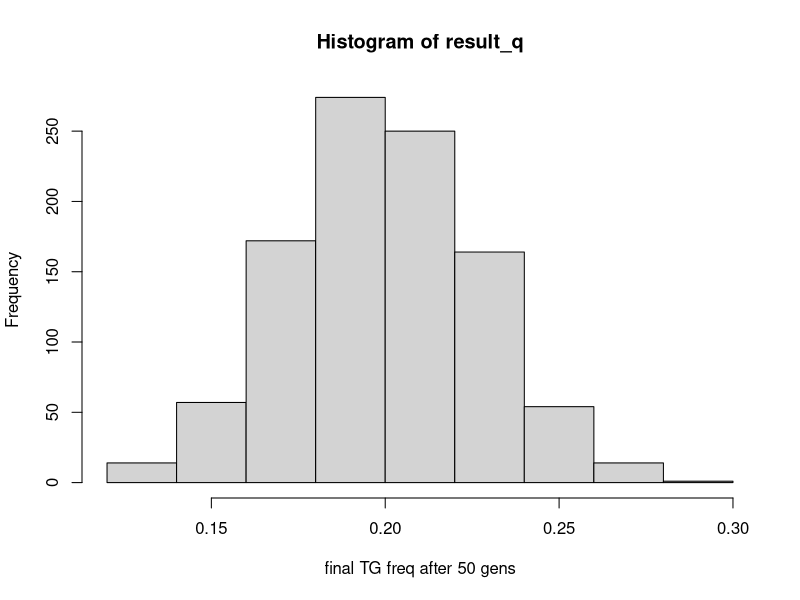
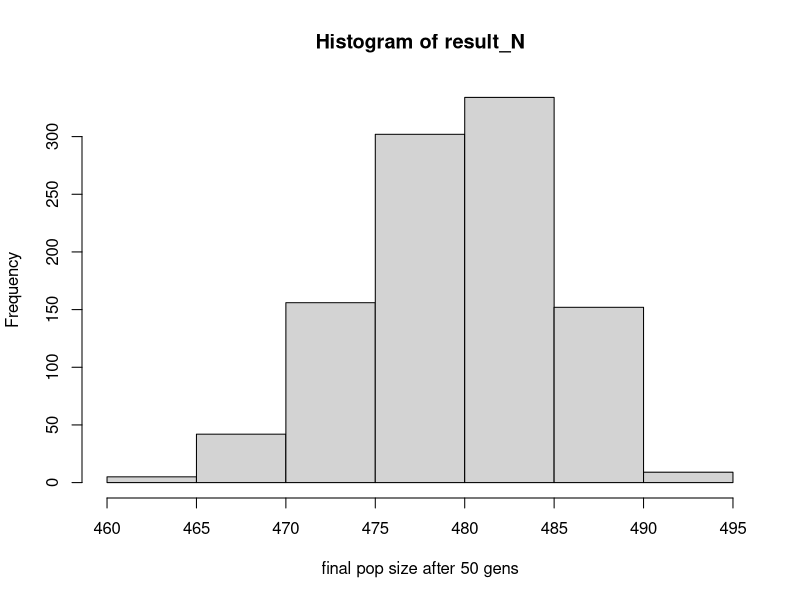

The R script that drew these images, in order: (Note: this script raises an error after producing the figures.)
## Evolutionary modelling 3 - Gene Drive ----

rm(list=ls())
# setwd("Documents/CMEECourseWork/evo_modelling/code")

require(doParallel)  # for parallelised Monte Carlo simulations


## Gene drive simulator ----

# Wild type = WT = 1
# Transgene = TG = 0

sim_gene_drive <- function(q0=0.05, d=0.6, t=10, N0=500, R0=2, M=500) {
    # q0 = init TG freq, d=transmission rate TG allele, N0=init pop size,
    # M and R0 = params for Beverton-Holt model
    
    # check initial params
    if (q0<=0 || q0>0.5) {
        stop("Please make sure that 0<q0<0.5!")
    }
    if (d<=0.5 || d>=1) {
        stop("please make sure that 0.5<d<1!")
    }
    
    # INNER FUNCTIONS
    # Beverton-Holt model
    bh <- function(N, R0, M) { 
        return(ceiling(R0*N / (1+N/M)))
    }
    # calculates genotype counts (00, 01, 11)
    count_genotype <- function(x) {
        temp <- apply(x, 2, sum)
        return(c(sum(temp==0), sum(temp==1), sum(temp==2)))
    }
    
    # Initialisation
    population <- list()
    length(population) <- t + 1
    names(population) < rep(NA, t+1)
    for (i in 1:length(population)) {
        names(population[i] <- paste(c("Generation", i-1), collapse=""))
    }
    
    # keep track of pop size and freq of TG over time as vectors
    population.size <- rep(NA, t+1)
    TG.freq <- rep(NA, t+1)
    
    # initial pop size and TG freq
    population.size[1] <- N0
    TG.freq[1] <- q0
    
    # release q0 transgenic mosquitos which carry 01 heterozygote
    # so at gen 0 there are (N0-k) WT mosquitos w 00 homozygotes
    k <- ceiling(2*N0*q0)
    population[[1]] <- cbind(matrix(c(0, 0), nr=2, nc=N0-k), 
                             matrix(c(0, 1), nr=2, nc=k))
    
    # calculate genotype counts 
    genotype <- count_genotype(population[[1]])


    # Propagation
    for (i in 1:t) {
        
        # calculate new pop size (only genotype[1] and genotype[2] sill survive to adulthood)
        population.size[i+1] <- bh(N=(genotype[1]+genotype[2]), R0, M)
        
        # early exit condition 1 - if pop size drops to 1
        if (population.size[i+1] <= 1) {
            print(paste(c("The population crashed after generation ", i-1), collapse=""))
            return(list(population=population[1:i], population.size=population.size[1:i],
                        TG.freq=TG.freq[1:i]))
        }
        
        # early exit condition 2 - if no more TG allele
        if (genotype[2] + genotype[3] == 0) {
            print(paste(c("The TG allele went extinct at generation ", i-1), collapse=""))
            return(list(population=population[1:i], population.size=population.size[1:i],
                        TG.freq=TG.freq[1:i]))
        }
        
        # calculate TG gametic freq
        TG.gametic.freq <- d * genotype[2] / (genotype[1] + genotype[2])
        
        # sample next gen
        population[[i+1]] <- matrix(sample(0:1, size=2*population.size[i+1],
                                           prob=c(1-TG.gametic.freq, TG.gametic.freq),
                                           replace=TRUE), nr=2)
        
        # calculate new genotype counts and TG freq
        genotype <- count_genotype(population[[i+1]])
        TG.freq[i+1] <- (0.5*genotype[2] + genotype[3]) / population.size[i+1]
        
    }
    
    return(list(population=population, population.size=population.size, TG.freq=TG.freq))
}


## Problem 1 ----

# given N0=500, M=500, R0=2
# our first construct has transmission rate d=0.6
# releasing freq q0=5%

# what is expected TG freq after t=50 gens?
# can you detect any pop decline?

# sim_gene_drive(N0=500, M=500, R0=2, d=0.6, q0=0.05, t=50)

# Monte Carlo:
result_q <- rep(NA, 1000)  # final TG freq
result_N <- rep(NA, 1000)  # final pop size

for (i in 1:1000) {
    temp <- sim_gene_drive(N0=500, M=500, R0=2, d=0.6, q0=0.05, t=50)
    result_q[i] <- temp$TG.freq[51]
    result_N[i] <- temp$population.size[51]
}

mean(result_q)
sd(result_q)
mean(result_N)
sd(result_N)

hist(result_q, xlab="final TG freq after 50 gens")
hist(result_N, xlab="final pop size after 50 gens")

?makeCluster
## Same problem but using doParallel package:
cl <- makeCluster(40)
registerDoParallel(cl)
result <- foreach(i=1:5000, .combine="rbind") %dopar% {
    temp <- sim_gene_drive(N0=500, M=500, R0=2, d=0.6, q0=0.05, t=50)
    return(c(temp$TG.freq[51], temp$population.size[51]))
}
stopCluster(cl)
result_q <- result[,1]
result_N <- result[,2]

mean(result_q)
sd(result_q)
mean(result_N)
sd(result_N)

hist(result_q, xlab="final TG freq after 50 gens")
hist(result_N, xlab="final pop size after 50 gens")

# good that TG freq is higher than releasing freq (q0) -> TG spreading!
# but little impact on pop size - mean of 480 at end compared to start/carrying capacity 500


## Problem 2 - Releasing strategy ----

# given same pop as above
# if releasing freq of transgene too low - may not survive/spread
# even though TG can spread super-Mendelian (drive) - still subject to drift
# releasing freq must be high enough to overcome first few gens of drift

# want to find min releasing freq to ensure TG can survive at least t=20 gens
# w 98%+ confidence

# hint: survival probability approximated by proportion of runs w non-0
# freq at end - repeat for range of q0: 0.4% <= q0 <= 2%

# Test multiple values of initial releasing strategy (q0 - freq of 
# mosquitos released) from 0.4% to 2%:
initial_freq <- seq(0.004, 0.02, 0.004)
cl <- makeCluster(8)
registerDoParallel(cl)
result <- rep(NA, length(initial_freq))
for (i in 1:length(initial_freq)) {
    temp_result <- foreach(j=1:5000, .combine="c") %dopar% {
        temp <- sim_gene_drive(q0=initial_freq[i], d=0.6, t=20, N0=500, M=500, R0=2)
        # final TG freq
        return(temp$TG.freq[length(temp$TG.freq)])
    }
    # see how many runs out of the 5000 have non-zero final TG freq = survival prob
    result[i] <- sum(temp_result>0)
}
stopCluster(cl)
plot(initial_freq, result/5000, type="l", 
     xlab="Initial TG freq", ylab="Survival prob after 20 gens")
abline(h=0.98, col="red", lty=2)  # 98%

# so if only releasing 0.5% mosquitos (5 TG mosquitos in pop of 500) w TG then
# unlikely for TG to persist
# for 98% threshold - need release rate of at least ~1.2 ish%


## Problem 3 - Construct design ----

# given same pop profile
# choose reasonable releasing freq (based on problem 2)

# lab is developing new (and potentially stronger) TG construct

# model effect of d on pop suppression

# what is min transmission rate d required if aiming to 
# reduce mosquito pop by 40% in t=30 gens?

transmission_rate <- seq(0.6, 0.85, 0.05)
cl <- makeCluster(8)
registerDoParallel(cl)

result <- foreach(i=1:length(transmission_rate), .combine="c") %dopar% {
    temp_result <- rep(NA, 5000)
    for (j in 1:length(temp_result)) {
        temp <- sim_gene_drive(q0=0.03, d=transmission_rate[i], 
                               t=20, N0=500, M=500, R0=2)
        temp_result[j] <- temp$population.size[length(temp$population.size)]
    }
    return(mean(temp_result))
}
stopCluster(cl)

plot(transmission_rate, result, type="l", ylab="final pop size after 30 gens")
abline(h=300, col="red", lty=2)

# gene-drive w higher d will suppress pop in more severe way
# if aim to reduce pop by 40% (want final pop size of 300) -> need 
# transmission rate (d) ~ 0.76 (76%)


## Problem 4 - Targeting different pop profiles ----

# a new TG w d=0.75 going to be released in 2 distinct pops of same size N0=500
# pop A has R0 = 2, M = 500
# pop B has R0 = 6, M = 100

# note: both pops have same carrying capacity (R0-1)*M, but pop B has 
# much higher intrinsic growth rate (R0)

# evaluate performance of this construct on these 2 pops in terms 
# of pop suppression (focus on first 30 gens)

# EXPECT: construct efficacy will be lower in pop w much higher growth rate

cl <- makeCluster(8)
registerDoParallel(cl)
# pop A: R0=2, M=500
result_A <- foreach(i=1:5000, .combine="rbind") %dopar% {
    temp <- sim_gene_drive(q0=0.03, d=0.75, t=30, N0=500, M=500, R0=2)
    return(temp$population.size)
}
# pop B: R0=6, M=100
result_B <- foreach(i=1:5000, .combine="rbind") %dopar% {
    temp <- sim_gene_drive(q0=0.03, d=0.75, t=30, N0=500, M=100, R0=6)
    return(temp$population.size)
}
stopCluster()

# plot pop size over time
plot(0:30, apply(result_A, 2, mean), type="l", ylim=c(300, 500),
     ylab="Population size", xlab="Generations")
lines(0:30, apply(result_B, 2, mean), lty=2, col="red")
legend("topright", legend=c("d=0.75", "R0=2", "M=500", "R0=6", "M=100"), 
       col=c(1,1,2), lty=c(NA,1,2))

# pop w higher growth rate (R0) - stronger resistance to TG - less pop reduction


## Problem 5 - Equilibrium freq ----

# theoretical derivations shown there is equilib TG freq (drive component 
# "driving" TG freq up but TG homozygotes lethal - lost from pop)

# same pop profile N0=500, M=500, R0=2

# show that, given a value of d (d = 0.6 eg), the final (equilib) TG freq in
# t=50 gens does not depend on initial freq

# comment on the equilib TG freq

cl<-makeCluster(8)
registerDoParallel(cl)
initial_freq <- seq(0.05, 0.45, 0.01)
result <- foreach(i=1:length(initial_freq), .combine="rbind") %dopar% {
    temp <- sim_gene_drive(q0=initial_freq[i], d=0.6, t=50, N0=500, R0=2, M=500)
    return(temp$TG.freq)
}
stopCluster(cl)

matplot(0:50, t(result), type="l", xlab="Generations", ylab="TG freq")
legend("topright", legend="d=0.6")

# all converge to TG freq ~ 0.2 in 50 gens regardless of init freq
# independent of initial TG freq 
# - depends only on d: an increase of 0.1 in d -> increase of 0.2 in equilib TG freq

